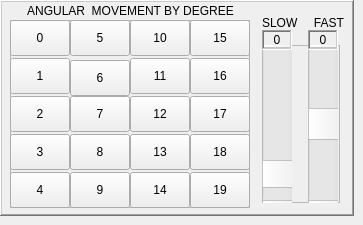
          <widget class="QWidget" name="f12s6_2_jog_angular">
           <widget class="QFrame" name="jog_angular">
            <property name="geometry">
             <rect>
              <x>0</x>
              <y>0</y>
              <width>354</width>
              <height>216</height>
             </rect>
            </property>
            <property name="minimumSize">
             <size>
              <width>354</width>
              <height>100</height>
             </size>
            </property>
            <property name="maximumSize">
             <size>
              <width>354</width>
              <height>272</height>
             </size>
            </property>
            <property name="frameShape">
             <enum>QFrame::WinPanel</enum>
            </property>
            <property name="frameShadow">
             <enum>QFrame::Raised</enum>
            </property>
            <widget class="QLabel" name="lab_f12s6_2_jog_mode_angular">
             <property name="geometry">
              <rect>
               <x>13</x>
               <y>0</y>
               <width>235</width>
               <height>21</height>
              </rect>
             </property>
             <property name="minimumSize">
              <size>
               <width>200</width>
               <height>21</height>
              </size>
             </property>
             <property name="maximumSize">
              <size>
               <width>354</width>
               <height>21</height>
              </size>
             </property>
             <property name="font">
              <font>
               <pointsize>9</pointsize>
               <weight>50</weight>
               <bold>false</bold>
              </font>
             </property>
             <property name="frameShape">
              <enum>QFrame::NoFrame</enum>
             </property>
             <property name="frameShadow">
              <enum>QFrame::Raised</enum>
             </property>
             <property name="text">
              <string>ANGULAR  MOVEMENT BY DEGREE</string>
             </property>
             <property name="alignment">
              <set>Qt::AlignCenter</set>
             </property>
            </widget>
            <widget class="QFrame" name="jog_btns_angular">
             <property name="geometry">
              <rect>
               <x>10</x>
               <y>20</y>
               <width>240</width>
               <height>188</height>
              </rect>
             </property>
             <property name="minimumSize">
              <size>
               <width>240</width>
               <height>184</height>
              </size>
             </property>
             <property name="maximumSize">
              <size>
               <width>300</width>
               <height>190</height>
              </size>
             </property>
             <property name="frameShape">
              <enum>QFrame::StyledPanel</enum>
             </property>
             <property name="frameShadow">
              <enum>QFrame::Raised</enum>
             </property>
             <widget class="PushButton" name="pb_f12s6_2_jog_angular_0">
              <property name="geometry">
               <rect>
                <x>0</x>
                <y>0</y>
                <width>60</width>
                <height>36</height>
               </rect>
              </property>
              <property name="text">
               <string>0</string>
              </property>
              <property name="checkable">
               <bool>false</bool>
              </property>
              <property name="autoExclusive">
               <bool>true</bool>
              </property>
              <property name="true_state_string" stdset="0">
               <string/>
              </property>
             </widget>
             <widget class="PushButton" name="pb_f12s6_2_jog_angular_5">
              <property name="geometry">
               <rect>
                <x>60</x>
                <y>0</y>
                <width>60</width>
                <height>36</height>
               </rect>
              </property>
              <property name="text">
               <string>5</string>
              </property>
              <property name="checkable">
               <bool>false</bool>
              </property>
              <property name="autoExclusive">
               <bool>true</bool>
              </property>
              <property name="true_state_string" stdset="0">
               <string/>
              </property>
             </widget>
             <widget class="PushButton" name="pb_f12s6_2_jog_angular_10">
              <property name="geometry">
               <rect>
                <x>120</x>
                <y>0</y>
                <width>60</width>
                <height>36</height>
               </rect>
              </property>
              <property name="text">
               <string>10</string>
              </property>
              <property name="checkable">
               <bool>false</bool>
              </property>
              <property name="autoExclusive">
               <bool>true</bool>
              </property>
              <property name="true_state_string" stdset="0">
               <string/>
              </property>
             </widget>
             <widget class="PushButton" name="pb_f12s6_2_jog_angular_15">
              <property name="geometry">
               <rect>
                <x>180</x>
                <y>0</y>
                <width>60</width>
                <height>36</height>
               </rect>
              </property>
              <property name="text">
               <string>15</string>
              </property>
              <property name="checkable">
               <bool>false</bool>
              </property>
              <property name="autoExclusive">
               <bool>true</bool>
              </property>
              <property name="true_state_string" stdset="0">
               <string/>
              </property>
             </widget>
             <widget class="PushButton" name="pb_f12s6_2_jog_angular_11">
              <property name="geometry">
               <rect>
                <x>120</x>
                <y>38</y>
                <width>60</width>
                <height>36</height>
               </rect>
              </property>
              <property name="text">
               <string>11</string>
              </property>
              <property name="checkable">
               <bool>false</bool>
              </property>
              <property name="autoExclusive">
               <bool>true</bool>
              </property>
              <property name="true_state_string" stdset="0">
               <string/>
              </property>
             </widget>
             <widget class="PushButton" name="pb_f12s6_2_jog_angular_6">
              <property name="geometry">
               <rect>
                <x>60</x>
                <y>40</y>
                <width>60</width>
                <height>36</height>
               </rect>
              </property>
              <property name="text">
               <string>6</string>
              </property>
              <property name="checkable">
               <bool>false</bool>
              </property>
              <property name="autoExclusive">
               <bool>true</bool>
              </property>
              <property name="true_state_string" stdset="0">
               <string/>
              </property>
             </widget>
             <widget class="PushButton" name="pb_f12s6_2_jog_angular_16">
              <property name="geometry">
               <rect>
                <x>180</x>
                <y>38</y>
                <width>60</width>
                <height>36</height>
               </rect>
              </property>
              <property name="text">
               <string>16</string>
              </property>
              <property name="checkable">
               <bool>false</bool>
              </property>
              <property name="autoExclusive">
               <bool>true</bool>
              </property>
              <property name="true_state_string" stdset="0">
               <string/>
              </property>
             </widget>
             <widget class="PushButton" name="pb_f12s6_2_jog_angular_1">
              <property name="geometry">
               <rect>
                <x>0</x>
                <y>38</y>
                <width>60</width>
                <height>36</height>
               </rect>
              </property>
              <property name="text">
               <string>1</string>
              </property>
              <property name="checkable">
               <bool>false</bool>
              </property>
              <property name="autoExclusive">
               <bool>true</bool>
              </property>
              <property name="true_state_string" stdset="0">
               <string/>
              </property>
             </widget>
             <widget class="PushButton" name="pb_f12s6_2_jog_angular_17">
              <property name="geometry">
               <rect>
                <x>180</x>
                <y>76</y>
                <width>60</width>
                <height>36</height>
               </rect>
              </property>
              <property name="text">
               <string>17</string>
              </property>
              <property name="checkable">
               <bool>false</bool>
              </property>
              <property name="autoExclusive">
               <bool>true</bool>
              </property>
              <property name="true_state_string" stdset="0">
               <string/>
              </property>
             </widget>
             <widget class="PushButton" name="pb_f12s6_2_jog_angular_7">
              <property name="geometry">
               <rect>
                <x>60</x>
                <y>76</y>
                <width>60</width>
                <height>36</height>
               </rect>
              </property>
              <property name="text">
               <string>7</string>
              </property>
              <property name="checkable">
               <bool>false</bool>
              </property>
              <property name="autoExclusive">
               <bool>true</bool>
              </property>
              <property name="true_state_string" stdset="0">
               <string/>
              </property>
             </widget>
             <widget class="PushButton" name="pb_f12s6_2_jog_angular_2">
              <property name="geometry">
               <rect>
                <x>0</x>
                <y>76</y>
                <width>60</width>
                <height>36</height>
               </rect>
              </property>
              <property name="text">
               <string>2</string>
              </property>
              <property name="checkable">
               <bool>false</bool>
              </property>
              <property name="autoExclusive">
               <bool>true</bool>
              </property>
              <property name="true_state_string" stdset="0">
               <string/>
              </property>
             </widget>
             <widget class="PushButton" name="pb_f12s6_2_jog_angular_12">
              <property name="geometry">
               <rect>
                <x>120</x>
                <y>76</y>
                <width>60</width>
                <height>36</height>
               </rect>
              </property>
              <property name="text">
               <string>12</string>
              </property>
              <property name="checkable">
               <bool>false</bool>
              </property>
              <property name="autoExclusive">
               <bool>true</bool>
              </property>
              <property name="true_state_string" stdset="0">
               <string/>
              </property>
             </widget>
             <widget class="PushButton" name="pb_f12s6_2_jog_angular_13">
              <property name="geometry">
               <rect>
                <x>120</x>
                <y>114</y>
                <width>60</width>
                <height>36</height>
               </rect>
              </property>
              <property name="text">
               <string>13</string>
              </property>
              <property name="checkable">
               <bool>false</bool>
              </property>
              <property name="autoExclusive">
               <bool>true</bool>
              </property>
              <property name="true_state_string" stdset="0">
               <string/>
              </property>
             </widget>
             <widget class="PushButton" name="pb_f12s6_2_jog_angular_8">
              <property name="geometry">
               <rect>
                <x>60</x>
                <y>114</y>
                <width>60</width>
                <height>36</height>
               </rect>
              </property>
              <property name="text">
               <string>8</string>
              </property>
              <property name="checkable">
               <bool>false</bool>
              </property>
              <property name="autoExclusive">
               <bool>true</bool>
              </property>
              <property name="true_state_string" stdset="0">
               <string/>
              </property>
             </widget>
             <widget class="PushButton" name="pb_f12s6_2_jog_angular_18">
              <property name="geometry">
               <rect>
                <x>180</x>
                <y>114</y>
                <width>60</width>
                <height>36</height>
               </rect>
              </property>
              <property name="text">
               <string>18</string>
              </property>
              <property name="checkable">
               <bool>false</bool>
              </property>
              <property name="autoExclusive">
               <bool>true</bool>
              </property>
              <property name="true_state_string" stdset="0">
               <string/>
              </property>
             </widget>
             <widget class="PushButton" name="pb_f12s6_2_jog_angular_3">
              <property name="geometry">
               <rect>
                <x>0</x>
                <y>114</y>
                <width>60</width>
                <height>36</height>
               </rect>
              </property>
              <property name="text">
               <string>3</string>
              </property>
              <property name="checkable">
               <bool>false</bool>
              </property>
              <property name="autoExclusive">
               <bool>true</bool>
              </property>
              <property name="true_state_string" stdset="0">
               <string/>
              </property>
             </widget>
             <widget class="PushButton" name="pb_f12s6_2_jog_angular_19">
              <property name="geometry">
               <rect>
                <x>180</x>
                <y>152</y>
                <width>60</width>
                <height>36</height>
               </rect>
              </property>
              <property name="text">
               <string>19</string>
              </property>
              <property name="checkable">
               <bool>false</bool>
              </property>
              <property name="autoExclusive">
               <bool>true</bool>
              </property>
              <property name="true_state_string" stdset="0">
               <string/>
              </property>
             </widget>
             <widget class="PushButton" name="pb_f12s6_2_jog_angular_4">
              <property name="geometry">
               <rect>
                <x>0</x>
                <y>152</y>
                <width>60</width>
                <height>36</height>
               </rect>
              </property>
              <property name="text">
               <string>4</string>
              </property>
              <property name="checkable">
               <bool>false</bool>
              </property>
              <property name="autoExclusive">
               <bool>true</bool>
              </property>
              <property name="true_state_string" stdset="0">
               <string/>
              </property>
             </widget>
             <widget class="PushButton" name="pb_f12s6_2_jog_angular_14">
              <property name="geometry">
               <rect>
                <x>120</x>
                <y>152</y>
                <width>60</width>
                <height>36</height>
               </rect>
              </property>
              <property name="text">
               <string>14</string>
              </property>
              <property name="checkable">
               <bool>false</bool>
              </property>
              <property name="autoExclusive">
               <bool>true</bool>
              </property>
              <property name="true_state_string" stdset="0">
               <string/>
              </property>
             </widget>
             <widget class="PushButton" name="pb_f12s6_2_jog_angular_9">
              <property name="geometry">
               <rect>
                <x>60</x>
                <y>152</y>
                <width>60</width>
                <height>36</height>
               </rect>
              </property>
              <property name="text">
               <string>9</string>
              </property>
              <property name="checkable">
               <bool>false</bool>
              </property>
              <property name="autoExclusive">
               <bool>true</bool>
              </property>
              <property name="true_state_string" stdset="0">
               <string/>
              </property>
             </widget>
            </widget>
            <widget class="QFrame" name="jog_angular_rate">
             <property name="geometry">
              <rect>
               <x>262</x>
               <y>45</y>
               <width>78</width>
               <height>158</height>
              </rect>
             </property>
             <property name="frameShape">
              <enum>QFrame::StyledPanel</enum>
             </property>
             <property name="frameShadow">
              <enum>QFrame::Raised</enum>
             </property>
             <widget class="QScrollBar" name="scrb_f12s6_2_jog_angular_fast">
              <property name="geometry">
               <rect>
                <x>46</x>
                <y>-11</y>
                <width>30</width>
                <height>180</height>
               </rect>
              </property>
              <property name="cursor">
               <cursorShape>PointingHandCursor</cursorShape>
              </property>
              <property name="autoFillBackground">
               <bool>true</bool>
              </property>
              <property name="minimum">
               <number>10</number>
              </property>
              <property name="maximum">
               <number>50</number>
              </property>
              <property name="value">
               <number>30</number>
              </property>
              <property name="tracking">
               <bool>true</bool>
              </property>
              <property name="orientation">
               <enum>Qt::Vertical</enum>
              </property>
              <property name="invertedAppearance">
               <bool>true</bool>
              </property>
              <property name="invertedControls">
               <bool>true</bool>
              </property>
             </widget>
             <widget class="QScrollBar" name="scrb_f12s6_2_jog_angular_slow">
              <property name="geometry">
               <rect>
                <x>0</x>
                <y>-11</y>
                <width>30</width>
                <height>180</height>
               </rect>
              </property>
              <property name="cursor">
               <cursorShape>PointingHandCursor</cursorShape>
              </property>
              <property name="value">
               <number>10</number>
              </property>
              <property name="orientation">
               <enum>Qt::Vertical</enum>
              </property>
              <property name="invertedAppearance">
               <bool>true</bool>
              </property>
              <property name="invertedControls">
               <bool>false</bool>
              </property>
             </widget>
            </widget>
            <widget class="QLabel" name="lab_f12s6_2_jog_slow_fast_angular">
             <property name="geometry">
              <rect>
               <x>262</x>
               <y>12</y>
               <width>82</width>
               <height>21</height>
              </rect>
             </property>
             <property name="text">
              <string>SLOW     FAST</string>
             </property>
            </widget>
            <widget class="QLabel" name="lab_f12s6_2_jog_angular_slow">
             <property name="geometry">
              <rect>
               <x>262</x>
               <y>30</y>
               <width>30</width>
               <height>20</height>
              </rect>
             </property>
             <property name="frameShape">
              <enum>QFrame::WinPanel</enum>
             </property>
             <property name="frameShadow">
              <enum>QFrame::Sunken</enum>
             </property>
             <property name="text">
              <string>0</string>
             </property>
             <property name="alignment">
              <set>Qt::AlignCenter</set>
             </property>
            </widget>
            <widget class="QLabel" name="lab_f12s6_2_jog_angular_fast">
             <property name="geometry">
              <rect>
               <x>308</x>
               <y>30</y>
               <width>30</width>
               <height>20</height>
              </rect>
             </property>
             <property name="frameShape">
              <enum>QFrame::WinPanel</enum>
             </property>
             <property name="frameShadow">
              <enum>QFrame::Sunken</enum>
             </property>
             <property name="text">
              <string>0</string>
             </property>
             <property name="alignment">
              <set>Qt::AlignCenter</set>
             </property>
            </widget>
           </widget>
          </widget>
